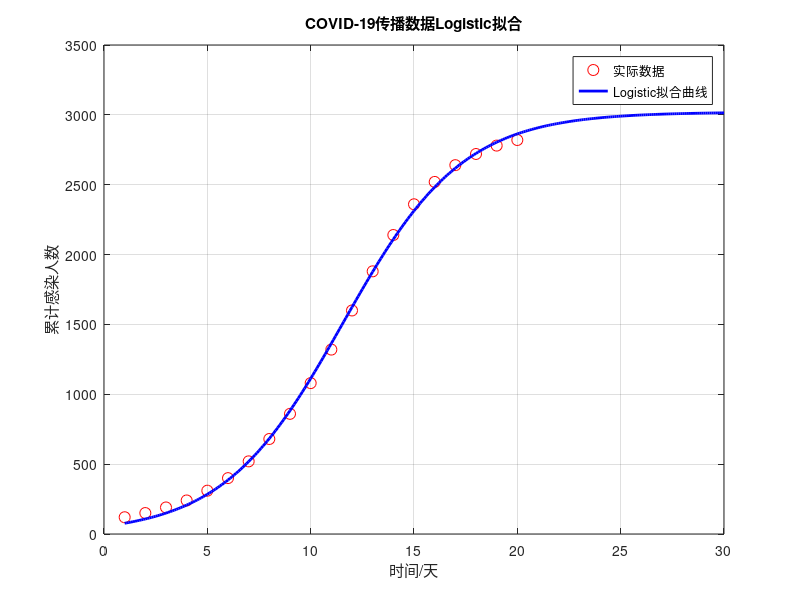

Write the MATLAB code that produced this figure.
t = (1:20)';

y = [120 150 190 240 310 400 520 680 860 1080 ...
     1320 1600 1880 2140 2360 2520 2640 2720 2780 2820]';

f = @(p,t) p(1)./(1+p(2)*exp(-p(3)*t));

p0 = [3000 20 0.3];

p = lsqcurvefit(f,p0,t,y);

K = p(1);
a = p(2);
b = p(3);

fprintf('最终感染规模 K = %.2f\n',K);
fprintf('参数 a = %.4f\n',a);
fprintf('参数 b = %.4f\n',b);

tt = 1:0.1:30;

plot(t,y,'ro','MarkerSize',8);
hold on;

plot(tt,f(p,tt),'b-','LineWidth',2);

grid on;

legend('实际数据','Logistic拟合曲线');

xlabel('时间/天');
ylabel('累计感染人数');

title('COVID-19传播数据Logistic拟合');
